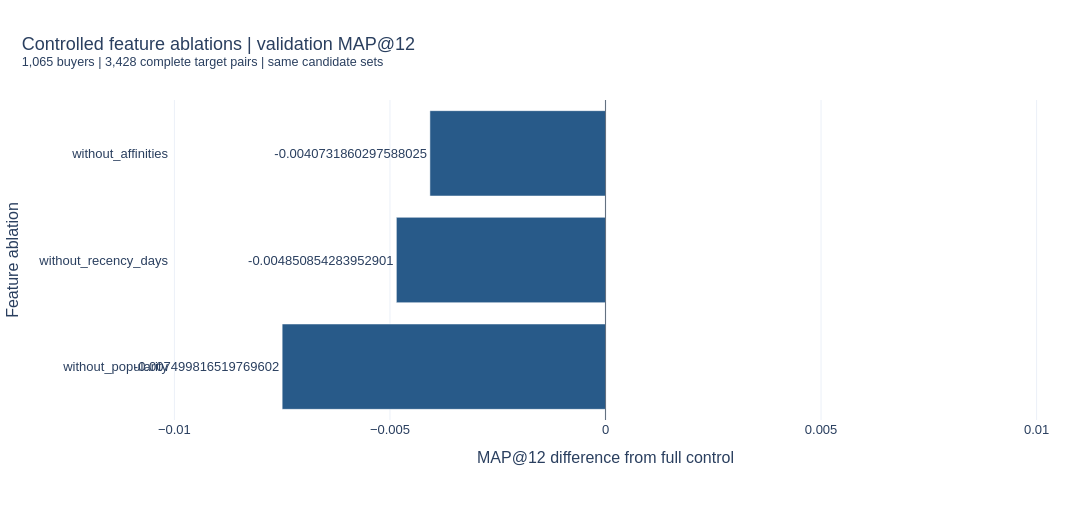

This figure's notebook cell:
### Markdown cell above
### 3.2. Compare against the full control

One row represents one fitted variant.

Compute delta MAP@12 as:
variant MAP@12 minus full-control MAP@12.

All variants use the same validation buyers and complete targets.
Interpret differences as validation point estimates under the
declared fixed hyperparameters and candidate policy.

### Code cell
ablation_results = pd.read_csv(
    ABLATION_ROOT / "results.csv"
)

assert len(ablation_results) == 4
assert ablation_results["variant"].is_unique
assert ablation_results["candidate_coverage"].nunique() == 1

control_map = float(
    ablation_results.loc[
        ablation_results["variant"].eq("full_control"),
        "map_at_k",
    ].iloc[0]
)

ablation_results["delta_map"] = (
    ablation_results["map_at_k"] - control_map
)

display(
    ablation_results[
        [
            "variant",
            "feature_count",
            "best_iteration",
            "map_at_k",
            "delta_map",
            "recall_at_k",
            "ndcg_at_k",
            "fit_seconds",
            "score_seconds",
        ]
    ]
)

plot_data = (
    ablation_results.loc[
        ablation_results["variant"].ne("full_control")
    ]
    .sort_values("delta_map")
)

fig = px.bar(
    plot_data,
    x="delta_map",
    y="variant",
    orientation="h",
    text="delta_map",
    color_discrete_sequence=["#285A89"],
    labels={
        "variant": "Feature ablation",
        "delta_map": "MAP@12 difference from full control",
    },
    title=(
        "Controlled feature ablations | validation MAP@12"
        "<br><sup>1,065 buyers | 3,428 complete target pairs | "
        "same candidate sets</sup>"
    ),
)

fig.update_traces(
    texttemplate="%{x:+.5f}",
    textposition="outside",
    cliponaxis=False,
)
fig.add_vline(
    x=0,
    line_color="#647180",
    line_width=1,
)
fig.update_yaxes(automargin=True)

extent = max(
    float(plot_data["delta_map"].abs().max()),
    1e-4,
)
fig.update_xaxes(range=[-1.35 * extent, 1.35 * extent])

figure_name = "ablation_validation_delta_map"
show_figure(fig, PROJECT_ROOT, figure_name, height=520)

results_path = ABLATION_ROOT / "results.csv"
ablation_results.to_csv(results_path, index=False)

for spec in ablation_specs:
    with mlflow.start_run(run_id=spec["mlflow_run_id"]):
        for path in [
            results_path,
            plan_path,
            PROJECT_ROOT / f"artifacts/figures/{figure_name}.png",
        ]:
            mlflow.log_artifact(
                str(path),
                artifact_path="stage8/ablation_comparison",
            )

### Figure 1 — Plotly figure (JSON) as saved in the notebook; plotly's stock layout.template omitted (floating-point values rounded to 4 significant figures)
{"data": [{"cliponaxis": false, "hovertemplate": "MAP@12 difference from full control=%{text}<br>Feature ablation=%{y}<extra></extra>", "legendgroup": "", "marker": {"color": "#285A89", "pattern": {"shape": ""}}, "name": "", "orientation": "h", "showlegend": false, "text": [-0.0075, -0.004851, -0.004073], "textposition": "outside", "texttemplate": "%{x:+.5f}", "type": "bar", "x": [-0.0075, -0.004851, -0.004073], "xaxis": "x", "y": ["without_popularity", "without_recency_days", "without_affinities"], "yaxis": "y"}], "layout": {"barmode": "relative", "colorway": ["#285A89", "#B67824", "#687B38", "#9B596D", "#78629A"], "font": {"family": "Arial", "size": 13}, "height": 520, "legend": {"orientation": "h", "tracegroupgap": 0, "x": 0, "y": 1.02, "yanchor": "bottom"}, "margin": {"b": 100, "l": 100, "r": 50, "t": 100}, "shapes": [{"line": {"color": "#647180", "width": 1}, "type": "line", "x0": 0, "x1": 0, "xref": "x", "y0": 0, "y1": 1, "yref": "y domain"}], "title": {"font": {"size": 18}, "text": "Controlled feature ablations | validation MAP@12<br><sup>1,065 buyers | 3,428 complete target pairs | same candidate sets</sup>", "x": 0.02, "xanchor": "left"}, "width": 1100, "xaxis": {"anchor": "y", "domain": [0, 1], "range": [-0.01012, 0.01012], "title": {"text": "MAP@12 difference from full control"}}, "yaxis": {"anchor": "x", "automargin": true, "domain": [0, 1], "title": {"text": "Feature ablation"}}}}
